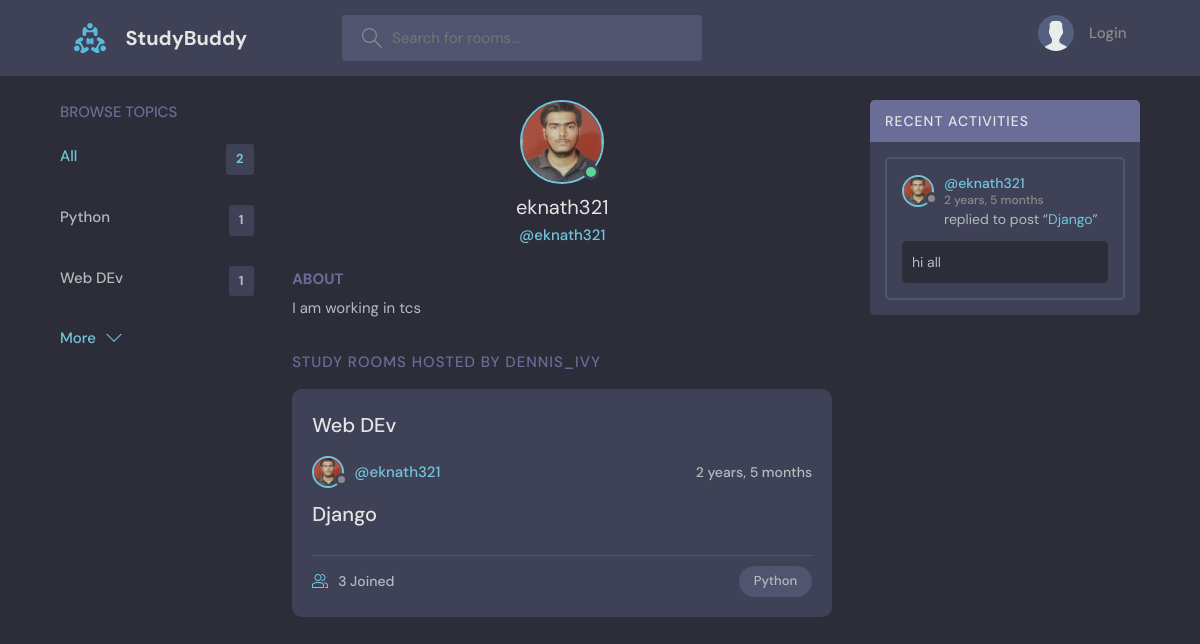
Page /user-profile/2 on the earlier database version.
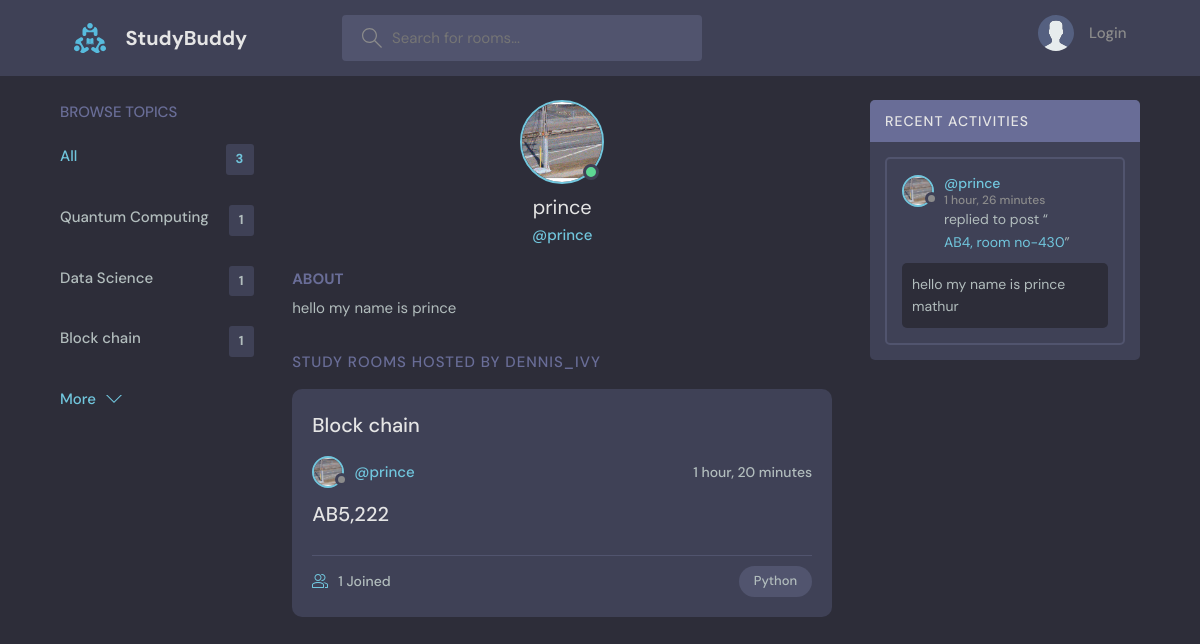
Same page on the later database version.
### base/models.py (models this page shows, shortened)
class Topic(models.Model):
    name = models.CharField(max_length=200)

class User(AbstractUser):
    name = models.CharField(max_length=200, null=True)
    email = models.EmailField(unique=True, null=True)
    bio = models.TextField(null=True)
    avatar = models.ImageField(null=True, default="avatar.svg")
    USERNAME_FIELD = 'email'
    REQUIRED_FIELDS = []

class Room(models.Model):
    host = models.ForeignKey(User, on_delete=models.SET_NULL, null=True)
    topic = models.ForeignKey(Topic, on_delete=models.SET_NULL, null=True)
    name = models.CharField(max_length=200)
    description = models.TextField(null=True, blank=True)
    participants = models.ManyToManyField(User,
                                          related_name="participants",
                                          blank=True)
    updated = models.DateTimeField(auto_now=True)
    created = models.DateTimeField(auto_now_add=True)
    class Meta:
        ordering = ['-updated', '-created']
    def __str__(self):
        return self.name

class Message(models.Model):
    user = models.ForeignKey(User, on_delete=models.CASCADE,related_name="messages")
    room = models.ForeignKey(Room, on_delete=models.CASCADE)
    body = models.TextField()
    updated = models.DateTimeField(auto_now=True)
    created = models.DateTimeField(auto_now_add=True)
    class Meta:
        ordering = ['-updated', '-created']

### base/views.py (the view)
# urls.py: path('user-profile/<int:user_id>', views.userProfile, name='user-profile'),
def userProfile(request, user_id):
    user = User.objects.get(pk=user_id)
    rooms = user.room_set.all()
    topics = Topic.objects.all()
    room_messages = user.messages.all()
    context = {
        'user': user,
        'rooms': rooms,
        'topics': topics,
        'room_messages': room_messages
    }
    return render(request, 'base/user_profile.html', context)

### base/templates/base/user_profile.html (shortened to what this page needs)
{% extends 'main.html' %}
{% block content %}
  <main class="profile-page layout layout--3">
    <div class="container">
      {% include 'base/topics_component.html' %}
      <div class="roomList">
        <div class="profile">
          <div class="profile__avatar">
            <div class="avatar avatar--large active">
              <img src="{{user.avatar.url }}" />
            </div>
          </div>
          <div class="profile__info">
            <h3>{{ user.username }}</h3>
            <p>@{{user.username }}</p>
          </div>
          <div class="profile__about">
            <h3>About</h3>
            <p>{{user.bio}}
            </p>
          </div>
        </div>
        <div class="roomList__header">
          <div>
            <h2>Study Rooms Hosted by dennis_ivy</a>
            </h2>
          </div>
        </div>
        {% include 'base/feed_component.html' %}
    </div>
    {% include 'base/recent_activities_component.html' %}
  </main>
{% endblock %}

### templates/main.html (shortened to what this page needs)
<!DOCTYPE html>
{% load static %}
<html lang="en">
  <head>
    <link rel="stylesheet" href="{% static 'styles/style.css' %}" />
  </head>
  <body>
    {% include 'navbar.html' %}
    {% block content %}
    {% endblock %}
  </body>
</html>

### templates/navbar.html (shortened to what this page needs)
{% load static %}
<header class="header header--loggedIn">
  <div class="container">
    <a href="{% url 'base:home' %}" class="header__logo">
      <img src="{% static 'images/logo.svg' %}" />
      <h1>StudyBuddy</h1>
    </a>
    <form class="header__search" method="GET" action="{% url 'base:home' %}">
      <label>
        <input name="q" placeholder="Search for rooms..." />
      </label>
    </form>
    <nav class="header__menu">
      {% if request.user.is_authenticated %}
      <div class="header__user">
        <a href="{% url 'base:user-profile' request.user.id %}">
          <div class="avatar avatar--medium active">
            <img src="{{ request.user.avatar.url }}" />
          </div>
          <p>
            {{ request.user.username }}
            <span>@{{ request.user.username }}</span>
          </p>
        </a>
        <button class="dropdown-button">
          <svg
            version="1.1"
            xmlns="http://www.w3.org/2000/svg"
            width="32"
            height="32"
            viewBox="0 0 32 32"
          >
            <title>chevron-down</title>
            <path d="M16 21l-13-13h-3l16 16 16-16h-3l-13 13z"></path>
          </svg>
        </button>
      </div>
      {% else %}
      <a href="{% url 'base:login' %}">
        <img src="{% static 'images/avatar.svg' %}" />
        <p>Login</p>
      </a>
      {% endif %}
    </nav>
  </div>
</header>

### base/templates/base/topics_component.html
<div class="topics">
  <div class="topics__header">
    <h2>Browse Topics</h2>
  </div>
  <ul class="topics__list">
    <li>
      <a href="{% url 'base:home' %}" class="active"
        >All <span>{{ topics.count }}</span></a
      >
    </li>
    {% for topic in topics %}
    <li>
      <a href="{% url 'base:home' %}?q={{ topic.name }}"
        >{{ topic.name }} <span>{{ topic.room_set.all.count }}</span></a
      >
    </li>
    {% endfor %}
  </ul>
  <a class="btn btn--link" href="{% url 'base:topics' %}">
    More
    <svg
      version="1.1"
      xmlns="http://www.w3.org/2000/svg"
      width="32"
      height="32"
      viewBox="0 0 32 32"
    >
      <title>chevron-down</title>
      <path d="M16 21l-13-13h-3l16 16 16-16h-3l-13 13z"></path>
    </svg>
  </a>
</div>

### base/templates/base/feed_component.html (shortened to what this page needs)
{% for room in rooms %}
<div class="roomListRoom">
  <h1 class="roomListRoom-title">{{room.topic.name}}</h1>
  <div class="roomListRoom__header">
    <a href="{% url 'base:user-profile' room.host.id %}" class="roomListRoom__author">
      <div class="avatar avatar--small">
        <img src="{{ room.host.avatar.url }}" />
      </div>
      <span>@{{ room.host.username }}</span>
    </a>
    <div class="roomListRoom__actions">
      <span>{{ room.created | timesince }}</span>
    </div>
  </div>
  <div class="roomListRoom__content">
    <a href="{% url 'base:room' room.id %}">
      {{ room.name }}
    </a>
  </div>
  <div class="roomListRoom__meta">
    <a href="{% url 'base:room' room.id %}" class="roomListRoom__joined">
      {{ room.participants.all.count }} Joined
    </a>
    <p class="roomListRoom__topic">Python</p>
  </div>
</div>
{% endfor %}

### base/templates/base/recent_activities_component.html (shortened to what this page needs)
<div class="activities">
  <div class="activities__header">
    <h2>Recent Activities</h2>
  </div>
  {% for message in room_messages %}
  <div class="activities__box">
    <div class="activities__boxHeader roomListRoom__header">
      <a href="{% url 'base:user-profile' message.user.id %}" class="roomListRoom__author">
        <div class="avatar avatar--small">
          <img src="{{ message.user.avatar.url }}" />
        </div>
        <p>
          @{{ message.user.username }}
          <span>{{ message.created | timesince }}</span>
        </p>
      </a>
    </div>
    <div class="activities__boxContent">
      <p>
        replied to post “<a href="{% url 'base:room' message.room.id %}">{{ message.room }}</a>”
      </p>
      <div class="activities__boxRoomContent">
        {{ message.body }}
      </div>
    </div>
  </div>
  {% endfor %}
</div>

Differences in the rows shown:
no longer on this page (row edited): Room: topic.name "Web DEv", host.avatar (picture), host.username "eknath321", created "2 years, 5 months", name "Django", participants.all.count "3"
removed Message: user.avatar (picture), user.username "eknath321", created "2 years, 5 months", room "Django", body "hi all"
changed Topic id 1: name "Python" → "Quantum Computing"
changed Topic: name "Web DEv" → "Data Science"
added Topic: name "Block chain", room_set.all.count "1"
changed User: avatar: a different picture; username "eknath321" → "prince"; bio "I am working in tcs" → "hello my name is prince"
added Room: topic.name "Block chain", host.avatar (picture), host.username "prince", created "1 hour, 20 minutes", name "AB5,222", participants.all.count "1"
now on this page (row edited): Message: user.avatar (picture), user.username "prince", created "1 hour, 26 minutes", room "AB4, room no-430", body "hello my name is prince mathur"
Other differences:
{{ topics.count }}: "2" → "3"
